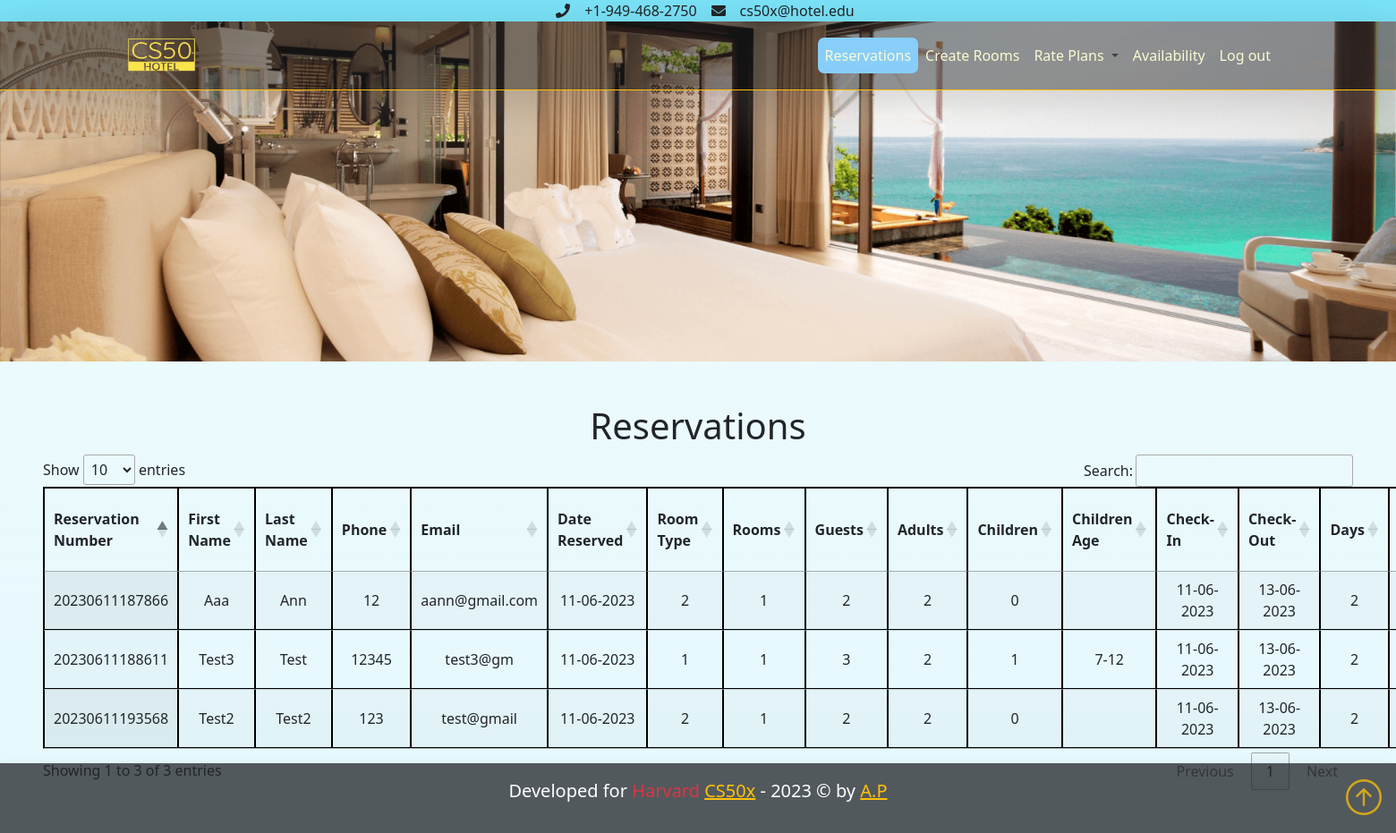
The page /admin_panel (signed in) on the database as committed earlier.
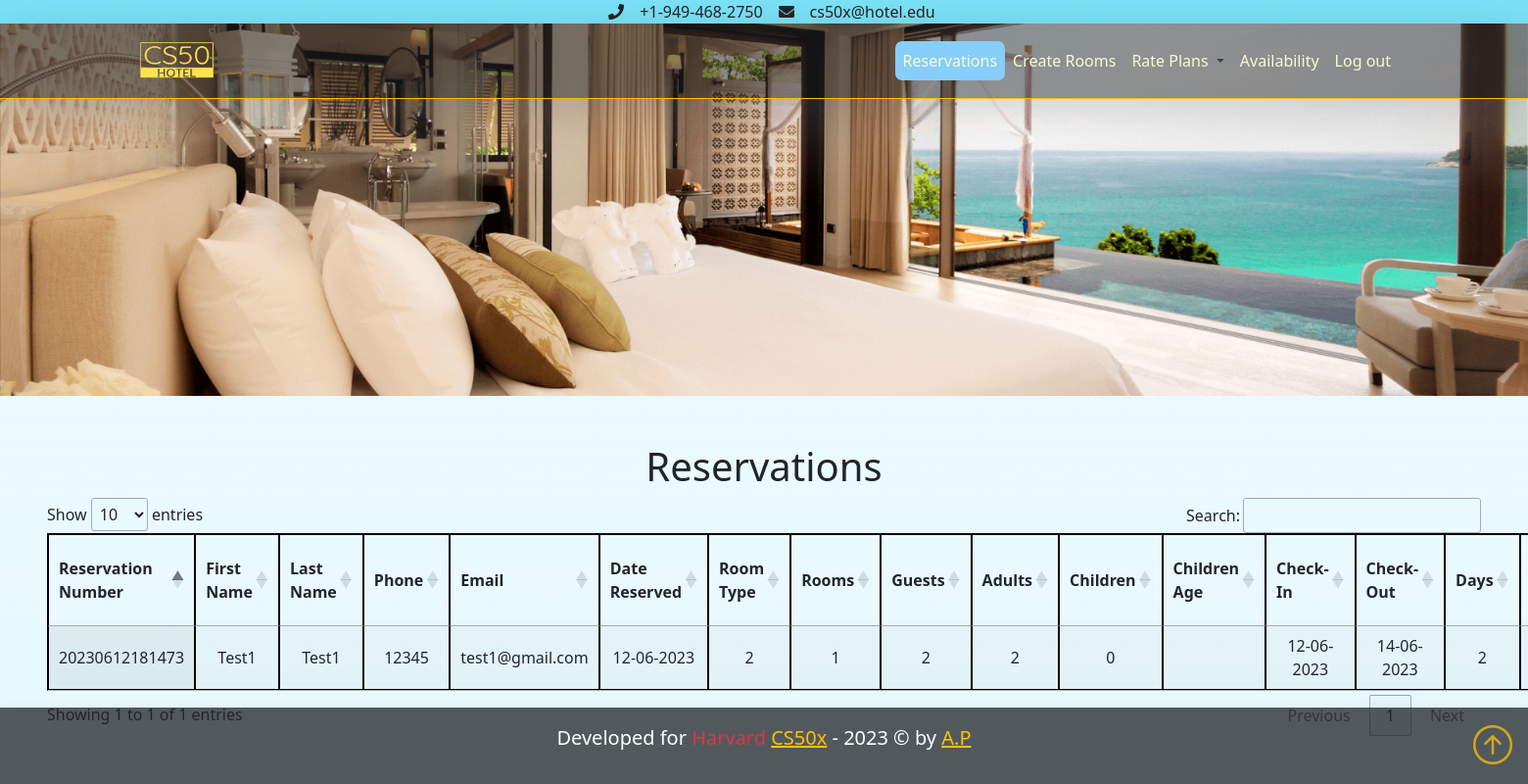
The same page on the database as committed later.
### booking_engine/models.py (models this page shows)
class Reservation(db.Model):
    id = db.Column(db.Integer, primary_key=True, nullable=False)
    reservation_number = db.Column(db.Integer, nullable=False, unique=True)
    check_in = db.Column(db.DateTime, nullable=False)
    check_in_time = db.Column(db.DateTime, nullable=True)
    check_out = db.Column(db.DateTime, nullable=False)
    total_days = db.Column(db.Integer, nullable=False)
    total_rooms_reserved = db.Column(db.Integer, nullable=False)
    total_guests = db.Column(db.Integer, nullable=False)
    total_adults = db.Column(db.Integer, nullable=False)
    total_children = db.Column(db.Integer, nullable=True)
    children_age = db.Column(db.String(100), nullable=True)
    note = db.Column(db.String(250), nullable=True)
    room_price_day = db.Column(db.Integer, nullable=False)
    all_rooms_price_day = db.Column(db.Integer, nullable=False)
    total_price = db.Column(db.Integer, nullable=False)
    date_created = db.Column(db.DateTime, default=datetime.now)
    room_id = db.Column(db.Integer, db.ForeignKey('room.id'))

class Client(db.Model):
    id = db.Column(db.Integer, primary_key=True, nullable=False)
    first_name = db.Column(db.String(50), nullable=False)
    last_name = db.Column(db.String(50), nullable=False)
    phone_number = db.Column(db.String(50), nullable=False)
    email = db.Column(db.String(50), nullable=False, unique=True)
    reservation = db.relationship("Reservation", secondary=bookings, backref='reservations')

### booking_engine/routes.py (the view)
@app.route("/admin_panel", methods=["GET", "POST"])
@login_required
def admin_panel():
    if request.method == "POST":
        pass
    else:
        clients = Client.query.all()
        rooms = Room.query.all()
        print(clients)
        return render_template("admin_panel.html", clients=clients, rooms=rooms)

### booking_engine/helpers.py (called while the page is built)
def login_required(f):
    @wraps(f)
    def decorated_function(*args, **kwargs):
        if session.get("admin_id") is None:
            return redirect("/admin_login")
        return f(*args, **kwargs)
    return decorated_function

### booking_engine/templates/admin_panel.html (shortened to what this page needs)
{% extends "layout.html" %}
{% set active_page = "reservations" %}
{% block reservations %}
<h1>Reservations</h1>
    <table id="reservations" class="display" style="width:100%">
        <thead>
            <tr>
                <th>Reservation Number</th>
                <th>First Name</th>
                <th>Last Name</th>
                <th>Phone</th>
                <th>Email</th>
                <th>Date Reserved</th>
                <th>Room Type</th>
                <th>Rooms</th>
                <th>Guests</th>
                <th>Adults</th>
                <th>Children</th>
                <th>Children Age</th>
                <th>Check-In</th>
                <th>Check-Out</th>
                <th>Days</th>
                <th>Room Price DAY</th>
            </tr>
        </thead>
        <tbody>
            {% for client in clients %}
            {% for reservation in client.reservation %}
            <tr>
                <td>{{ reservation.reservation_number }}</td>
                <td>{{ client.first_name }}</td>
                <td>{{ client.last_name }}</td>
                <td>{{ client.phone_number }}</td>
                <td>{{ client.email }}</td>
                <td>{{ reservation.date_created.strftime('%d-%m-%Y') }}</td>
                <td>{{reservation.room_id}}</td>
                <td>{{ reservation.total_rooms_reserved }}</td>
                <td>{{ reservation.total_guests }}</td>
                <td>{{ reservation.total_adults }}</td>
                <td>{{ reservation.total_children }}</td>
                <td>{{ reservation.children_age }}</td>
                <td>{{ reservation.check_in.strftime('%d-%m-%Y') }}</td>
                <td>{{ reservation.check_out.strftime('%d-%m-%Y') }}</td>
                <td>{{ reservation.total_days }}</td>
                <td>{{ reservation.room_price_day }}</td>
            </tr>
            {% endfor %}
            {% endfor %}
        </tbody>
    </table>
{% endblock %}

### booking_engine/templates/layout.html (shortened to what this page needs)
<!DOCTYPE html>
<html lang="en">
<head>
    <link href="https://cdn.jsdelivr.net/npm/bootstrap@5.1.3/dist/css/bootstrap.min.css" rel="stylesheet">
    <link rel="stylesheet" href="https://cdn.jsdelivr.net/npm/bootstrap-icons@1.3.0/font/bootstrap-icons.css">
    <link href="/static/styles.css" rel="stylesheet">
    <link rel="stylesheet" href="https://cdnjs.cloudflare.com/ajax/libs/bootstrap-datepicker/1.10.0/css/bootstrap-datepicker.min.css" />
    <link rel="stylesheet"
    href="https://cdnjs.cloudflare.com/ajax/libs/font-awesome/6.4.0/css/all.min.css"
 />
     <link rel="stylesheet" type="text/css" href="//cdn.datatables.net/1.13.4/css/jquery.dataTables.min.css">
</head>
<body class="bg-info bg-gradient bg-opacity-10">
<div class="wrapper">
    <div class="navbar bg-info bg-opacity-50  p-0 ">
        <div class="container d-flex flex-row justify-content-center">
            <i class="fa fa-phone mx-3"></i>
            <a class=" text-dark" href="tel:+1-949-468-2750" style="text-decoration: none;">+1-949-468-2750</a>
            <i class="fa fa-envelope mx-3"></i>
            <a class=" text-dark " href="tel:+1-949-468-2750" style="text-decoration: none;">cs50x@hotel.edu</a>
        </div>
    </div>
    <div class="bg-img" id="overlay">
            <section>
                <nav class="navbar navbar-expand-lg navbar-light bg-dark shadow-lg bg-opacity-50  border-bottom border-warning ">
                    <div class="container">
                    <a class="navbar-brand" href="#">
                        <img src="/static/images/logo1.png" width="100" height="50" class="d-inline-block align-top ml-3" alt="cs50xhotellogo">
                    </a>
                    <div class="collapse navbar-collapse" id="navbarNavAltMarkup">
                        {% if session["admin_id"] %}
                        <ul class="navbar-nav ms-auto">
                            <li class="{{'active' if active_page == 'reservations'}}"><a class="nav-link" href="/admin_panel">Reservations</a></li>
                            <li class="{{'active' if active_page == 'create_rooms'}}" id="create_rooms"><a class="nav-link" href="/create_rooms" >Create Rooms</a></li>
                            <li class="nav-item dropdown">
                                <a class="nav-link dropdown-toggle {{'active' if active_page == 'rate_plans'}}" href="#" id="navbarDropdown" role="button" data-toggle="dropdown" aria-haspopup="true" aria-expanded="false">
                                Rate Plans
                                </a>
                                <div class="dropdown-menu bg-dark opacity-75 " aria-labelledby="navbarDropdown">
                            <li class="{{'active' if active_page == 'availability'}}"><a class="nav-link" href="/availability">Availability</a></li>
                            <li class="nav-item"><a class="nav-link" href="/logout">Log out</a></li>
                        </ul>
                        {% endif %}
                    </div>
                </div>
                </nav>
            </section>
                <main class="py-5 bg-gradient bg-opacity-10 text-center">
                </main>
    </div>
                <main class="container-fluid p-5 bg-gradient bg-opacity-10 text-center">
                    {% block reservations %}{% endblock %}
                </main>
            <footer class="footerWrap p-3 bg-dark  bg-opacity-75 text-center text-white  shadow">
                <div class="container">
                    <p class="lead text-white">Developed for <strong class="text-danger text-">Harvard </strong> <a href="https://cs50.harvard.edu/x/2023/" target=”_blank” style="text-decoration:underline" class="text-warning"><strong>CS50x</strong></a>  - 2023 &copy; by
                        <a href="https://github.com/Acrofil" target=”_blank” class="text-warning" style="text-decoration: underline;"><strong>A.P</strong></a></p>
                    <a href="#" class="position-absolute bottom-0 end-0 p-3 mr-5">
                        <i class="bi bi-arrow-up-circle text-warning h1 text-opacity-75"></i>
                    </a>
                </div>
            </footer>
</div>
</body>
</html>

### booking_engine/static/styles.css (style rules this page uses)
.bg-img { background-image: url("/static/images/banner-5.png"); min-height: 380px; background-position: center; background-repeat: no-repeat; background-size: cover; position: relative; }
.active { background-color: lightskyblue; -webkit-text-fill-color: black; border-radius: 7px; }
.nav-link { -webkit-text-fill-color: lightgoldenrodyellow; }
table, th, td { border: 1px solid black; }
html { position: relative; min-height: 100%; }
.footerWrap { position: absolute; width: 100%; bottom: 0; left: 0; }

Rows that differ between the two databases and show on the page:
removed Client: first_name "Aaa", last_name "Ann", phone_number "12", email "aann@gmail.com"
removed Reservation: reservation_number "20230611187866", date_created "11-06-2023", room_id "2", total_rooms_reserved "1", total_guests "2", total_adults "2", total_children "0", check_in "11-06-2023", check_out "13-06-2023", total_days "2"
removed Client: first_name "Test2", last_name "Test2", phone_number "123", email "test@gmail"
removed Reservation: reservation_number "20230611193568", date_created "11-06-2023", room_id "2", total_rooms_reserved "1", total_guests "2", total_adults "2", total_children "0", check_in "11-06-2023", check_out "13-06-2023", total_days "2"
removed Client: first_name "Test3", last_name "Test", phone_number "12345", email "test3@gm"
removed Reservation: reservation_number "20230611188611", date_created "11-06-2023", room_id "1", total_rooms_reserved "1", total_guests "3", total_adults "2", total_children "1", children_age "7-12", check_in "11-06-2023", check_out "13-06-2023", total_days "2"
now on this page (row edited): Client: first_name "Test1", last_name "Test1", phone_number "12345", email "test1@gmail.com"
now on this page (row edited): Reservation: reservation_number "20230612181473", date_created "12-06-2023", room_id "2", total_rooms_reserved "1", total_guests "2", total_adults "2", total_children "0", check_in "12-06-2023", check_out "14-06-2023", total_days "2"
Other text that changed with them:
text written by a page script: "Show entries Search: Showing 1 to 3 of 3 entries Previous 1 Next" → "Show entries Search: Showing 1 to 1 of 1 entries Previous 1 Next"
